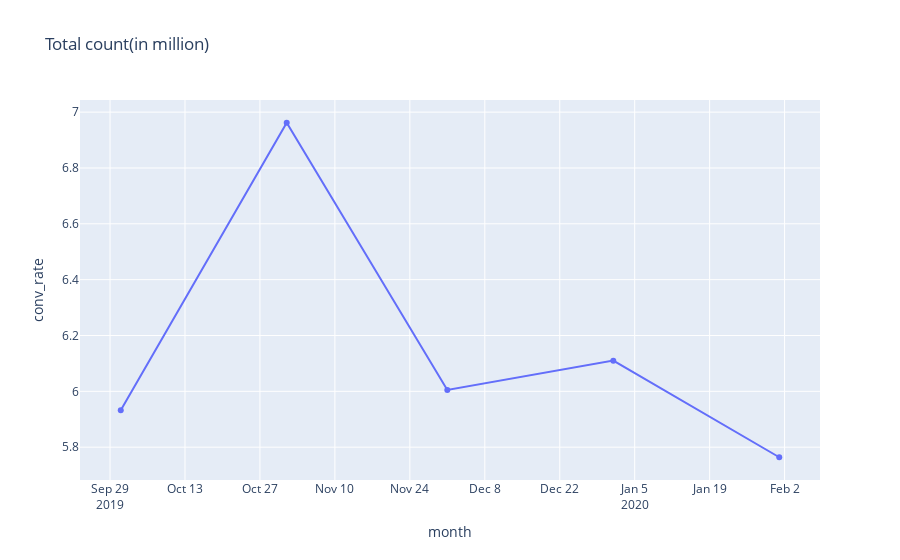

Notebook code cell kept with this figure:
### Code cell
fig = px.line(df_rate, x='month', y='conv_rate', markers=True, title="Total count(in million)")
fig.show()

### Figure 1 — Plotly figure (JSON) as saved in the notebook; plotly's stock layout.template omitted (floating-point values rounded to 4 significant figures)
{"data": [{"hovertemplate": "month=%{x}<br>conv_rate=%{y}<extra></extra>", "legendgroup": "", "line": {"color": "#636efa", "dash": "solid"}, "marker": {"symbol": "circle"}, "mode": "markers+lines", "name": "", "orientation": "v", "showlegend": false, "type": "scatter", "x": ["2019-10", "2019-11", "2019-12", "2020-01", "2020-02"], "xaxis": "x", "y": [5.932, 6.962, 6.005, 6.11, 5.764], "yaxis": "y"}], "layout": {"legend": {"tracegroupgap": 0}, "title": {"text": "Total count(in million)"}, "xaxis": {"anchor": "y", "domain": [0, 1], "title": {"text": "month"}}, "yaxis": {"anchor": "x", "domain": [0, 1], "title": {"text": "conv_rate"}}}}
